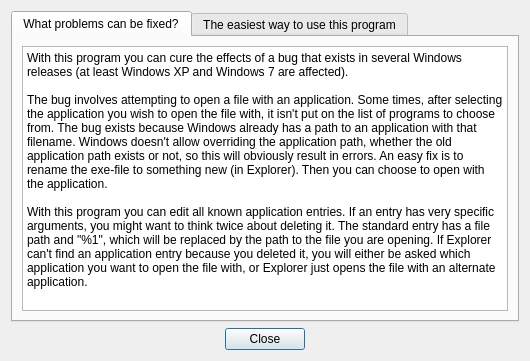
<?xml version="1.0" encoding="UTF-8"?>
<ui version="4.0">
 <class>HelpDialog</class>
 <widget class="QDialog" name="HelpDialog">
  <property name="geometry">
   <rect>
    <x>0</x>
    <y>0</y>
    <width>530</width>
    <height>361</height>
   </rect>
  </property>
  <property name="windowTitle">
   <string>Help</string>
  </property>
  <layout class="QVBoxLayout" name="verticalLayout_2">
   <item>
    <widget class="QTabWidget" name="tabWidget">
     <property name="currentIndex">
      <number>0</number>
     </property>
     <widget class="QWidget" name="tab">
      <attribute name="title">
       <string>What problems can be fixed?</string>
      </attribute>
      <layout class="QVBoxLayout" name="verticalLayout">
       <item>
        <widget class="QPlainTextEdit" name="plainTextEdit">
         <property name="readOnly">
          <bool>true</bool>
         </property>
         <property name="plainText">
          <string>With this program you can cure the effects of a bug that exists in several Windows releases (at least Windows XP and Windows 7 are affected).

The bug involves attempting to open a file with an application. Some times, after selecting the application you wish to open the file with, it isn't put on the list of programs to choose from. The bug exists because Windows already has a path to an application with that filename. Windows doesn't allow overriding the application path, whether the old application path exists or not, so this will obviously result in errors. An easy fix is to rename the exe-file to something new (in Explorer). Then you can choose to open with the application.

With this program you can edit all known application entries. If an entry has very specific arguments, you might want to think twice about deleting it. The standard entry has a file path and &quot;%1&quot;, which will be replaced by the path to the file you are opening. If Explorer can't find an application entry because you deleted it, you will either be asked which application you want to open the file with, or Explorer just opens the file with an alternate application.</string>
         </property>
        </widget>
       </item>
      </layout>
     </widget>
     <widget class="QWidget" name="tab_2">
      <attribute name="title">
       <string>The easiest way to use this program</string>
      </attribute>
      <layout class="QVBoxLayout" name="verticalLayout_3">
       <item>
        <widget class="QPlainTextEdit" name="plainTextEdit_2">
         <property name="readOnly">
          <bool>true</bool>
         </property>
         <property name="plainText">
          <string>The safest, easiest way to use this program is to delete the red entries (the entries with problems), or delete the entry for a program where you are going to use a new executable with the same filename (fx. if you are going to use a new winword.exe).

Then you can select the correct application via the &quot;Open with&quot; right click menu in Explorer.

Feeling more advanced?
You can choose to Browse for the correct application path here in this program.

Feeling even more advanced?
You can go ahead and directly manipulate the executed commands and all their arguments, when opening with the applications.</string>
         </property>
        </widget>
       </item>
      </layout>
     </widget>
    </widget>
   </item>
   <item>
    <widget class="QDialogButtonBox" name="buttonBox">
     <property name="orientation">
      <enum>Qt::Horizontal</enum>
     </property>
     <property name="standardButtons">
      <set>QDialogButtonBox::Close</set>
     </property>
     <property name="centerButtons">
      <bool>true</bool>
     </property>
    </widget>
   </item>
  </layout>
 </widget>
 <resources/>
 <connections>
  <connection>
   <sender>buttonBox</sender>
   <signal>accepted()</signal>
   <receiver>HelpDialog</receiver>
   <slot>accept()</slot>
   <hints>
    <hint type="sourcelabel">
     <x>248</x>
     <y>254</y>
    </hint>
    <hint type="destinationlabel">
     <x>157</x>
     <y>274</y>
    </hint>
   </hints>
  </connection>
  <connection>
   <sender>buttonBox</sender>
   <signal>rejected()</signal>
   <receiver>HelpDialog</receiver>
   <slot>reject()</slot>
   <hints>
    <hint type="sourcelabel">
     <x>316</x>
     <y>260</y>
    </hint>
    <hint type="destinationlabel">
     <x>286</x>
     <y>274</y>
    </hint>
   </hints>
  </connection>
 </connections>
</ui>
